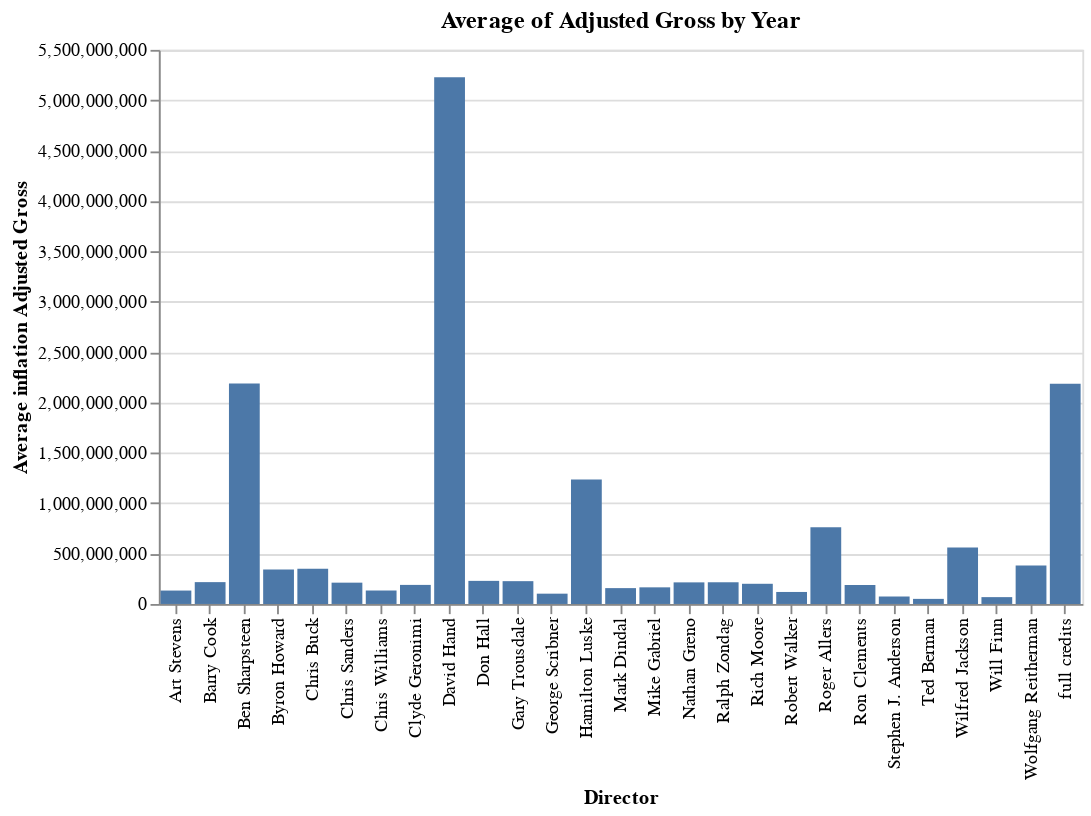

Notebook cell for this chart:
### Markdown cell above
Now that we have it in the proper format, we can generate a bar plot to visualize it.

### Code cell
# Use altair to generate a bar plot
Average_gross_plot = (
    alt.Chart(avg_inflation_gross_by_director, width=500, height=300)
    .mark_bar()
    .encode(
        x=alt.X("director:O", title="Director"),
        y=alt.Y("inflation_adjusted_gross:Q", title="Average inflation Adjusted Gross"),
    )
    .properties(title="Average of Adjusted Gross by Year")
)
Average_gross_plot

### Figure 1 — Vega-Lite specification as saved in the notebook (floating-point values rounded to 4 significant figures)
{"config": {"view": {"continuousWidth": 400, "continuousHeight": 300}}, "data": {"name": "data-a158c073c56c8942c2f9776da9de8fb8"}, "mark": "bar", "encoding": {"x": {"type": "ordinal", "field": "director", "title": "Director"}, "y": {"type": "quantitative", "field": "inflation_adjusted_gross", "title": "Average inflation Adjusted Gross"}}, "height": 300, "title": "Average of Adjusted Gross by Year", "width": 500, "$schema": "https://vega.github.io/schema/vega-lite/v4.8.1.json", "datasets": {"data-a158c073c56c8942c2f9776da9de8fb8": [{"director": "Art Stevens", "inflation_adjusted_gross": 133100000.0}, {"director": "Barry Cook", "inflation_adjusted_gross": 216800000.0}, {"director": "Ben Sharpsteen", "inflation_adjusted_gross": 2188000000.0}, {"director": "Byron Howard", "inflation_adjusted_gross": 341300000.0}, {"director": "Chris Buck", "inflation_adjusted_gross": 349400000.0}, {"director": "Chris Sanders", "inflation_adjusted_gross": 211500000.0}, {"director": "Chris Williams", "inflation_adjusted_gross": 133700000.0}, {"director": "Clyde Geronimi", "inflation_adjusted_gross": 189300000.0}, {"director": "David Hand", "inflation_adjusted_gross": 5229000000.0}, {"director": "Don Hall", "inflation_adjusted_gross": 229200000.0}, {"director": "Gary Trousdale", "inflation_adjusted_gross": 226400000.0}, {"director": "George Scribner", "inflation_adjusted_gross": 102300000.0}, {"director": "Hamilton Luske", "inflation_adjusted_gross": 1236000000.0}, {"director": "Mark Dindal", "inflation_adjusted_gross": 157400000.0}, {"director": "Mike Gabriel", "inflation_adjusted_gross": 165100000.0}, {"director": "Nathan Greno", "inflation_adjusted_gross": 214400000.0}, {"director": "Ralph Zondag", "inflation_adjusted_gross": 215400000.0}, {"director": "Rich Moore", "inflation_adjusted_gross": 200400000.0}, {"director": "Robert Walker", "inflation_adjusted_gross": 119200000.0}, {"director": "Roger Allers", "inflation_adjusted_gross": 761600000.0}, {"director": "Ron Clements", "inflation_adjusted_gross": 188400000.0}, {"director": "Stephen J. Anderson", "inflation_adjusted_gross": 74120000.0}, {"director": "Ted Berman", "inflation_adjusted_gross": 50550000.0}, {"director": "Wilfred Jackson", "inflation_adjusted_gross": 560900000.0}, {"director": "Will Finn", "inflation_adjusted_gross": 67910000.0}, {"director": "Wolfgang Reitherman", "inflation_adjusted_gross": 381400000.0}, {"director": "full credits", "inflation_adjusted_gross": 2187000000.0}]}}
